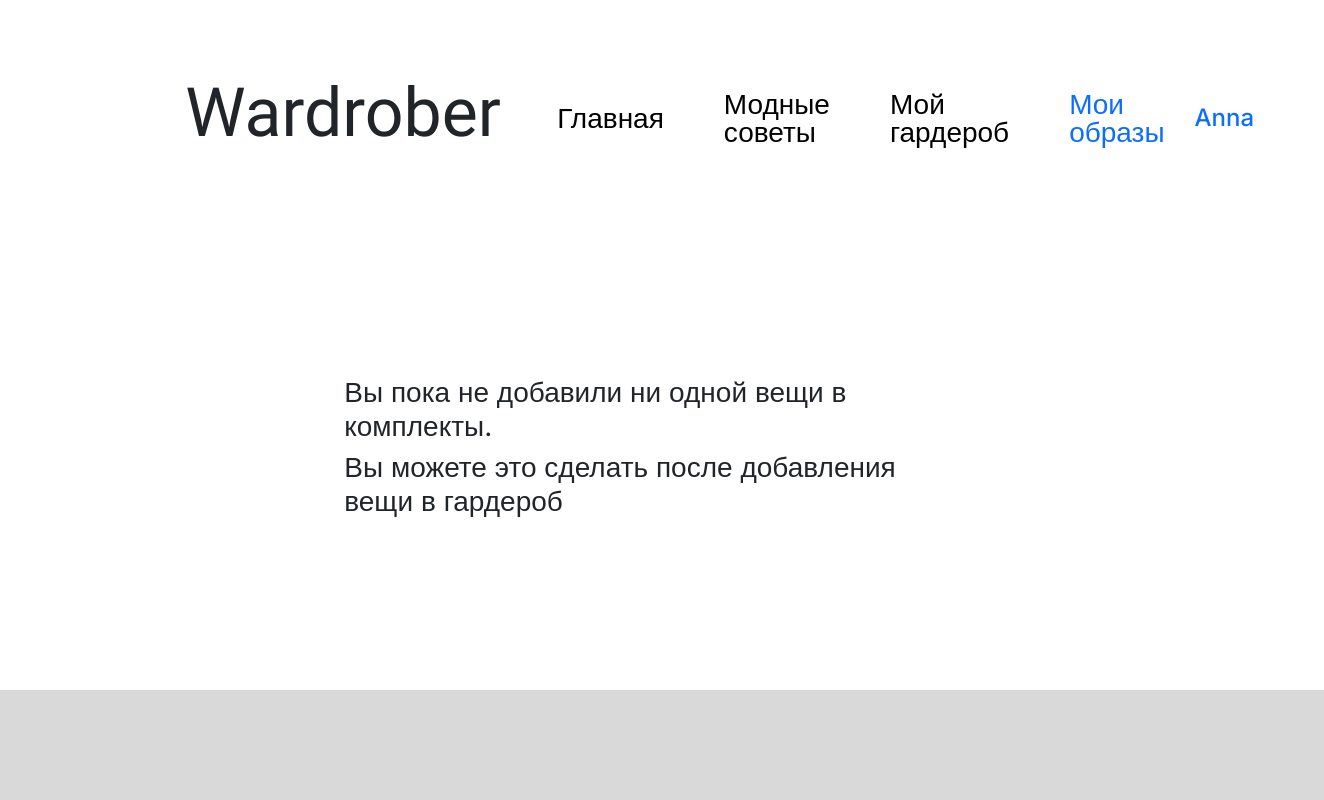
Before: /look (signed in) with the older database file.
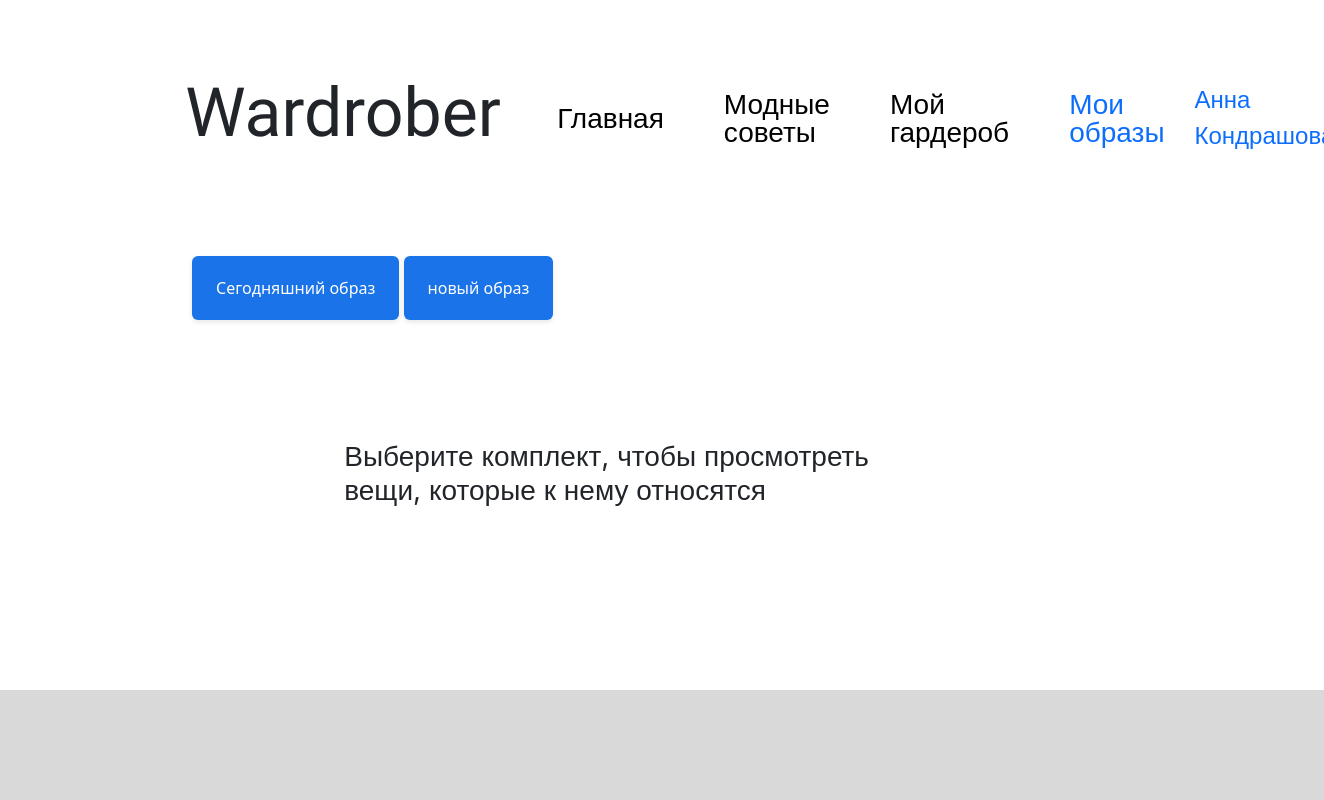
After: the same page with the newer database file.
### data/users.py (models this page shows, shortened)
class User(SqlAlchemyBase, UserMixin, SerializerMixin):
    __tablename__ = 'users'
    id = sqlalchemy.Column(sqlalchemy.Integer,
                           primary_key=True, autoincrement=True)
    name = sqlalchemy.Column(sqlalchemy.String, nullable=True)
    login = sqlalchemy.Column(sqlalchemy.String, nullable=True)
    hashed_password = sqlalchemy.Column(sqlalchemy.String, nullable=True)
    modified_date = sqlalchemy.Column(sqlalchemy.DateTime,
                                      default=datetime.datetime.now)
    def get_id(self):
        return self.id

### data/complect.py (models this page shows)
class Complect(SqlAlchemyBase, SerializerMixin):
    __tablename__ = 'complects'
    id = sqlalchemy.Column(sqlalchemy.Integer,
                           primary_key=True, autoincrement=True)
    user_id = sqlalchemy.Column(sqlalchemy.Integer,sqlalchemy.ForeignKey("users.id"))
    name = sqlalchemy.Column(sqlalchemy.String, nullable=True)
    user = orm.relationship('User')

### server.py (the view)
@app.route('/look', methods=['GET', 'POST'])
def look():
    type = request.args.get('type')
    db_sess = db_session.create_session()
    if type:
        query = text(f"DELETE FROM complect_items WHERE complect_id=:look_id")
        db_sess.execute(query, {'look_id': int(type)})
        query = text(f"DELETE FROM complects WHERE id=:look_id")
        db_sess.execute(query, {'look_id': int(type)})
        db_sess.commit()
    query = text(
        "SELECT id, name FROM complects WHERE user_id = :user_id")
    complects = db_sess.execute(query, {'user_id': current_user.get_id()}).fetchall()
    db_sess.close()
    return render_template('look.html', path=request.path, complects=complects)

### data/db_session.py (called while the page is built)
def create_session() -> Session:
    global __factory
    return __factory()

### server.py (called while the page is built)
@login_manager.user_loader
def load_user(user_id):
    db_sess = db_session.create_session()
    user_id = db_sess.query(User).get(user_id)
    db_sess.close()
    return user_id

### templates/look.html (shortened to what this page needs)
{% extends "base.html" %}
{% block content %}
{% if current_user.is_authenticated %}
<div class="my_container my_container-wardrobe">
    <div class="button-container_wrd">
        {% for complect in complects %}
        <a href="/look/{{complect[0]}}" class="btn_categories_wrd">{{complect[1]}}</a>
        {% endfor %}
    </div>
    <div class="button-container_wrd">
    </div>
    {% if complects != [] %}
    {% if path != '/look'%}
    <div class="button-container_wrd">
        <div style="margin-top: 10px;">
            <a href="/look/{{look_id}}?type={{1}}" class="btn_subcategories_wrd look">Очистить комплект</a>
        </div>
    </div>
    {% if look_id != today_look_id %}
    <div class="button-container_wrd">
        <div style="margin-top: 10px;">
            <a href="/look?type={{look_id}}" class="btn_subcategories_wrd look">Удалить комплект</a>
        </div>
    </div>
    {% endif %}
    {% else %}
    <div class="my_container">
        <h1 class="inf-txt">Выберите комплект, чтобы просмотреть вещи, которые к нему относятся</h1>
    </div>
    {% endif %}
    {% else %}
    <div class="my_container">
        <h1 class="inf-txt">Вы пока не добавили ни одной вещи в комплекты.</h1>
        <h1 class="inf-txt">Вы можете это сделать после добавления вещи в гардероб</h1>
    </div>
    {% endif %}
</div>
{% else %}
<div class="my_container">
    <h1 class="inf-txt">Для просмотра своего образа, пожалуйста, войдите или зарегистрируйтесь</h1>
    <h2 class="inf-txt"><a href="/login">Войти или зарегистрироваться</a></h2>
</div>
{% endif %}
{% endblock %}

### templates/base.html (shortened to what this page needs)
<!doctype html>
<html lang="en">
<head>
    <link href="https://cdn.jsdelivr.net/npm/bootstrap@5.3.3/dist/css/bootstrap.min.css"
          rel="stylesheet"
>
    <link rel="stylesheet" type="text/css" href="/static/css/style.css"/>
</head>
<body>
<header>
    <nav>
        <h1 class="main-name">Wardrober</h1>
        {% if path == '/' %}
        <a href="/" class="nav-item" style="color:#0D6EFD;">Главная</a>
        {% else %}
        <a href="/" class="nav-item" style="color:#000000;">Главная</a>
        {% endif %}
        {% if 'advice' in path %}
        <a href="/advices" class="nav-item" style="color:#0D6EFD;">Модные советы</a>
        {% else %}
        <a href="/advices" class="nav-item" style="color:#000000;">Модные советы</a>
        {% endif %}
        {% if 'wardrobe' in path %}
        <a href="/wardrobe" class="nav-item" style="color:#0D6EFD;">Мой гардероб</a>
        {% else %}
        <a href="/wardrobe" class="nav-item" style="color:#000000;">Мой гардероб</a>
        {% endif %}
        {% if 'look' in path %}
        <a href="/look" class="nav-item" style="color:#0D6EFD;">Мои образы</a>
        {% else %}
        <a href="/look" class="nav-item" style="color:#000000;">Мои образы</a>
        {% endif %}
        {% if current_user.is_authenticated %}
        <a id="user-name" href="/logout">{{ current_user.name }}</a>
        {% else %}
        <a href="/login" class="btn btn-primary mybtn">Вход</a>
        {% endif %}
    </nav>
</header>
<main role="main" class="container">
    {% block content %}{% endblock %}
</main>
<div id="bottom"></div>
</body>
</html>

Changed rows visible on the page:
changed User: name "Anna" → "Анна…"
added Complect: name "Сегодняшний образ"
added Complect: name "новый образ"
Other visible differences:
text no longer shown: "Вы пока не добавили ни одной вещи в комплекты. Вы можете это сделать после добавления вещи в гардероб"
text now shown: "Выберите комплект, чтобы просмотреть вещи, которые к нему относятся"
